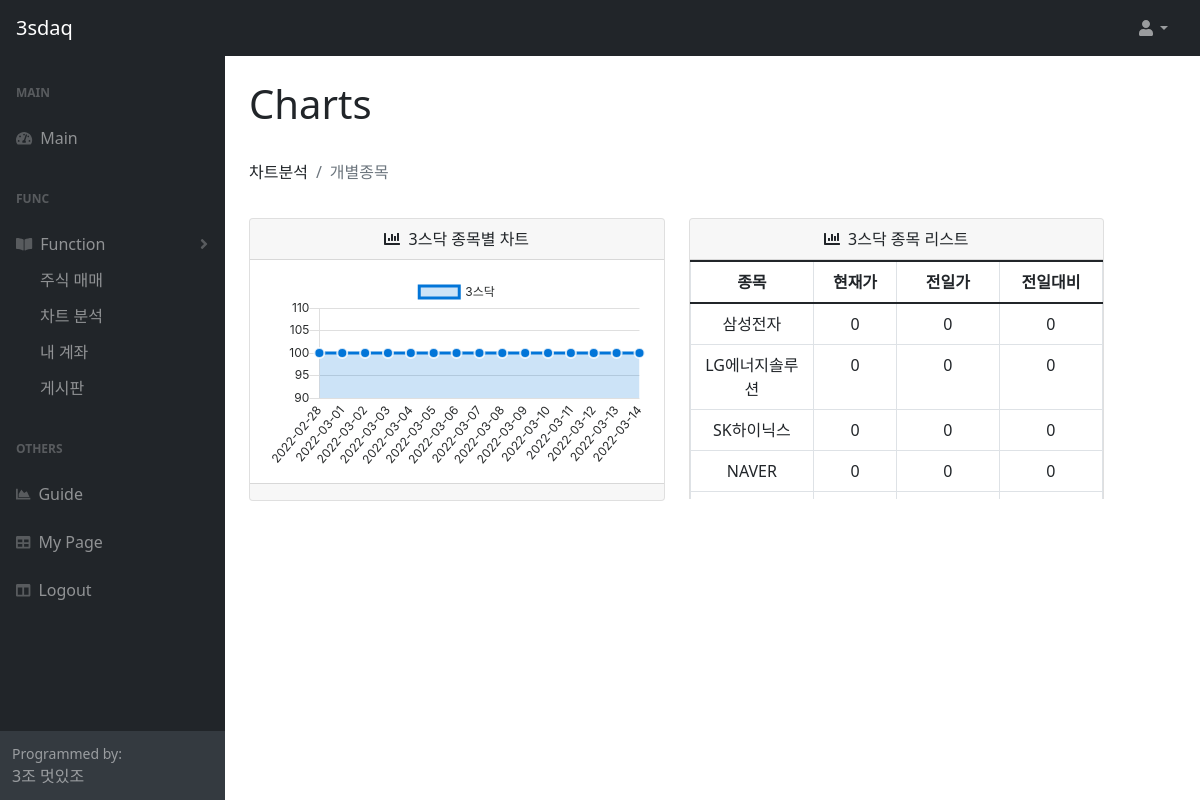
Before: /trade/sTrade_charts/ (signed in) with the older database file.
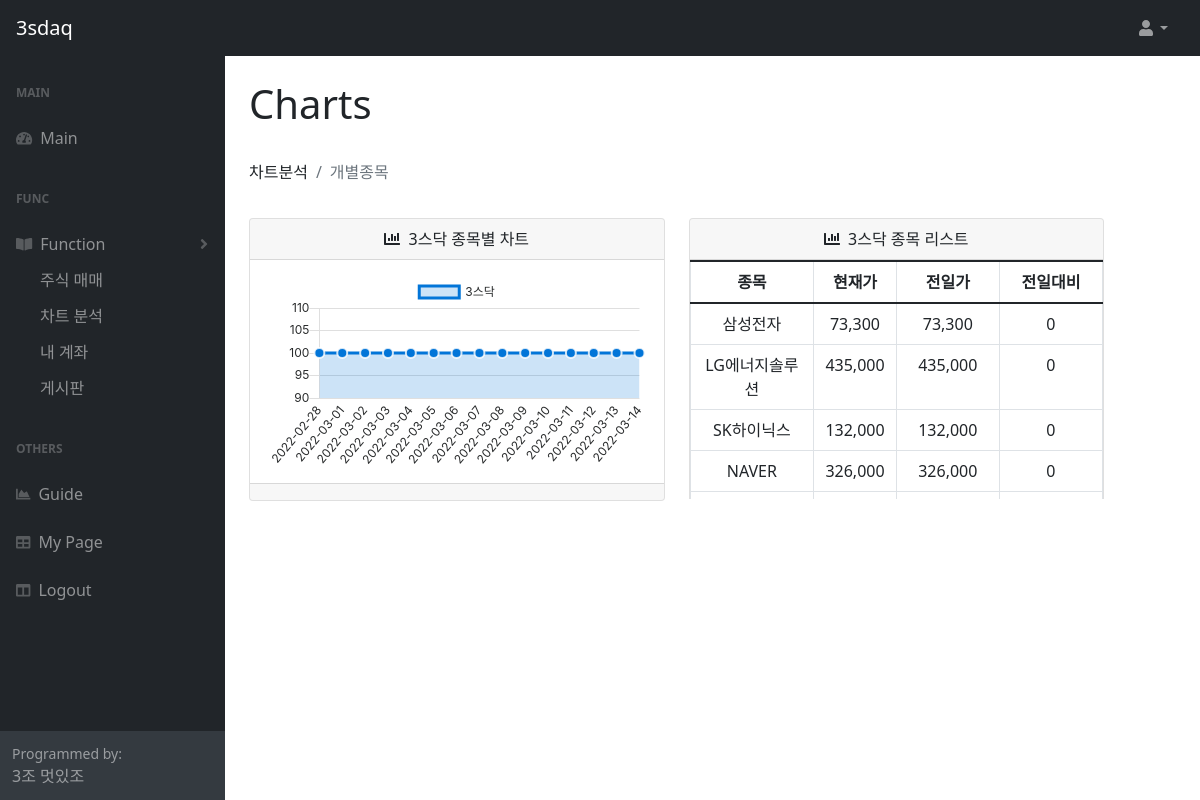
After: the same page with the newer database file.
### tradeApp/models.py (models this page shows)
class Comp(models.Model):
    code    = models.IntegerField(primary_key = True)
    name  = models.CharField(max_length=500)
    type  = models.CharField(max_length=100)
    vol   = models.IntegerField(default=100)
    d_1price = models.IntegerField(default=0)
    regdate = models.DateTimeField(auto_now=True)
    u_date = models.DateTimeField(null=True)

### tradeApp/views.py (the view)
# urls.py: path('sTrade_charts/', views.sTrade_charts, name='sTrade_charts'),
def sTrade_charts(request):
    print(">>>> sTrade_charts")
    typeST = request.POST.get('typeST', '')
    user_id = request.POST.get('user_id', '')
    user_id = request.session['user_id']
    d_day = '-0 day'
    market_price = query_market_price(d_day)
    for value in market_price:
        value['price'] = getComma(value['price'])
        value['d_1price'] = getComma(value['d_1price'])
        value['change'] = getComma(value['change'])
        value['ch_rate'] = str(value['ch_rate']) + "%"
    context = {
        'sTrades': market_price,
    }
    if(typeST == 'update'):
        return JsonResponse(context, safe=False)
    else:
        return render(request, 'sTrade/charts.html', context)

### tradeApp/views.py (called while the page is built)
def query_db(query, args=(), one=False):
    con = sqlite3.connect(dbURL)
    cur = con.cursor()
    cur.execute(query, args)
    con.commit()
    r = [dict((cur.description[i][0], value) \
               for i, value in enumerate(row)) for row in cur.fetchall()]
    cur.connection.close()
    con.close()
    return (r[0] if r else None) if one else r

def query_market_price(d_day):
    query_txt = " select * from"
    query_txt += " (  select A.code, A.name, ifnull(B.price,A.d_1price) as price , A.d_1price, (ifnull(B.price,A.d_1price) - A.d_1price) AS change,"
    query_txt += "           round(CAST((ifnull(B.price,A.d_1price) - A.d_1price) AS FLOAT)/CAST(A.d_1price AS FLOAT) * 100, 2) as ch_rate, sum_tquan"
    query_txt += "    from tradeApp_comp  A"
    query_txt += "    left join (select * , sum(tquan) as sum_tquan"
    query_txt += "          from (select * from tradeApp_order where tradeyn = 'Y' and time2 > (select strftime('%Y-%m-%d', 'now', 'localtime', '"+d_day+"')) order by time2 desc)"
    query_txt += "          group by code) B"
    query_txt += "    on (A.code = B.code)"
    query_txt += " )"
    query_txt += " order by code"
    return query_db(query_txt)

def getComma(value):
    str_value = str(value)
    new_value = ""
    for i, v in enumerate(range(len(str_value), 0,-1)):
        if(i%3 == 0 and i != 0):
            new_value = "," + new_value
        new_value = str_value[v-1] + new_value
    return new_value

### tradeApp/templates/sTrade/charts.html (shortened to what this page needs)
{% include 'header.html' %}
{% block content %}
<main>
    <ol class="breadcrumb mb-4">
        <li class="breadcrumb-item">차트분석</a></li>
        <li class="breadcrumb-item active">개별종목</li>
    </ol>
    <div style="height:10px;"></div>
    <div class="row">
        <div class="col-lg-6">
            <div id="chart_size" class="card mb-4">
                <div class="card-header"  align="center">
                    <i class="fas fa-chart-bar me-1"></i>
                    3스닥 종목별 차트
                </div>
                <div class="card-body" ><canvas id="myAreaChart" width="100%" height="50"></canvas></div>
                <div class="card-footer small text-muted"></div>
            </div>
        </div>
        <div class="" id="first" >
            <div class="card mb-4">
                <div class="card-header" align="center">
                    <i class="fas fa-chart-bar me-1"></i>
                    3스닥 종목 리스트
                </div>
            <div>
            <table class="table table-bordered"  align="left" style="width:100%; height:50%">
                <colgroup>
                    <col width="30%" />
                    <col width="20%" />
                    <col width="25%" />
                    <col width="25%" />
                </colgroup>
                <thead>
                    <tr align="center">
                        <th>종목</th><th>현재가</th><th>전일가</th><th>전일대비</th>
                    </tr>
                </thead>
                <tbody id="tbody" stype="height:300px; width:100%;">
                    {% for sTrade in sTrades %}
                    <tr id="now_sTrade_{{forloop.counter0}}" copyId="now_sTrade_{{forloop.counter0}}" trCode="{{sTrade.code}}" onclick="detail_order_click(this);" style='text-align: center;'>
                        <td name="name" id="td_sTrade_name_{{forloop.counter0}}">{{sTrade.name}}</td>
                        <td name="price" id="td_sTrade_price_{{forloop.counter0}}">{{sTrade.price}}</td>
                        <td name="d_1price" id="td_sTrade_d_1price_{{forloop.counter0}}">{{sTrade.d_1price}}</td>
                        <td name="change" id="td_sTrade_change_{{forloop.counter0}}">{{sTrade.change}}</td>
                    </tr>
                    {% endfor %}
                </tbody>
            </table>
        </div>
    </div>
</main>
<script>
$(document).ready(function(){
    updatesTrade();
    $('#header_main_title').text("Charts");
    $('#first').height($('#chart_size').height());
    detail_order_click( $('#now_sTrade_0') );
});
</script>
<script>
Chart.defaults.global.defaultFontFamily = '-apple-system,system-ui,BlinkMacSystemFont,"Segoe UI",Roboto,"Helvetica Neue",Arial,sans-serif';
Chart.defaults.global.defaultFontColor = '#292b2c';
// 차트 x축 y축 값 선언
var testlabels =  ['2022-02-28', '2022-03-01', '2022-03-02', '2022-03-03', '2022-03-04', '2022-03-05', '2022-03-06', '2022-03-07', '2022-03-08', '2022-03-09', '2022-03-10', '2022-03-11', '2022-03-12', '2022-03-13', '2022-03-14']
var testdata = [100,100,100,100,100,100,100,100,100,100,100,100,100,100,100]
// Area Chart Example
var ctx = document.getElementById("myAreaChart");
var myLineChart = new Chart(ctx, {
    type: 'line',
    data: {
        labels: testlabels ,
        datasets: [{
            label: "3스닥",
            lineTension: 0.3,
            backgroundColor: "rgba(2,117,216,0.2)",
            borderColor: "rgba(2,117,216,1)",
            pointRadius: 5,
            pointBackgroundColor: "rgba(2,117,216,1)",
            pointBorderColor: "rgba(255,255,255,0.8)",
            pointHoverRadius: 5,
            pointHoverBackgroundColor: "rgba(2,117,216,1)",
            pointHitRadius: 50,
            pointBorderWidth: 2,
            data: testdata ,
        }],
    },
    options: {
        plugins: {
            title: {
                display: true,
                text: 'TEST'
            }
        },
        scales: {
            xAxes: [{
                time: {
                    unit: 'date'
                },
                gridLines: {
                    display: false
                },
                ticks: {
                    maxTicksLimit: 15
                }
            }],
            yAxes: [{
                ticks: {
                    min: 90,
                    max: 110,
                    maxTicksLimit: 5
                },
                gridLines: {
                    color: "rgba(0, 0, 0, .125)",
                }
            }],
        },
        legend: {
          display: true
        }
    }
});
</script>
{% endblock %}
{% include 'footer.html'%}

### web/templates/header.html (shortened to what this page needs)
<!DOCTYPE html>
{% load static %}
<html lang="en">
<head>
    <link href="https://cdn.jsdelivr.net/npm/simple-datatables@latest/dist/style.css" rel="stylesheet" />
    <link href="{% static 'css/styles.css'%}" rel="stylesheet" />
</head>
<body class="sb-nav-fixed">
<nav class="sb-topnav navbar navbar-expand navbar-dark bg-dark">
    <a class="navbar-brand ps-3" href="../../bbs/index">3sdaq</a>
    <ul class="navbar-nav ms-auto ms-md-0 me-3 me-lg-4">
        <li class="nav-item dropdown">
            <a class="nav-link dropdown-toggle" id="navbarDropdown" href="#" role="button" data-bs-toggle="dropdown" aria-expanded="false"><i class="fas fa-user fa-fw"></i></a>
        </li>
    </ul>
</nav>
<div id="layoutSidenav">
    <div id="layoutSidenav_nav">
        <nav class="sb-sidenav accordion sb-sidenav-dark" id="sidenavAccordion">
            <div class="sb-sidenav-menu">
                <div class="nav">
                    <div class="sb-sidenav-menu-heading">MAIN</div>
                    <a class="nav-link" href="../../bbs/index">
                        <div class="sb-nav-link-icon"><i class="fas fa-tachometer-alt"></i></div>
                        Main
                    </a>
                    <div class="sb-sidenav-menu-heading">FUNC</div>
                    <a class="nav-link collapsed" href="#">
                        <div class="sb-nav-link-icon"><i class="fas fa-book-open"></i></div>
                        Function
                        <div class="sb-sidenav-collapse-arrow"><i class="fas fa-angle-down"></i></div>
                    </a>
                    <div class="" id="collapseLayouts" aria-labelledby="headingOne" >
                        <nav class="sb-sidenav-menu-nested nav">
                            <a class="nav-link" style="padding-top:0px;" href="../../trade/sTrade_list">주식 매매</a>
                            <a class="nav-link" style="padding-top:0px;" href="../../trade/sTrade_charts">차트 분석</a>
                            <a class="nav-link" style="padding-top:0px;" href="../../trade/sTrade_myAccount">내 계좌</a>
                            <a class="nav-link" style="padding-top:0px;" href="../../notice/index">게시판</a>
                        </nav>
                    </div>
                    <div class="sb-sidenav-menu-heading">Others</div>
                    <a class="nav-link" href="../../user/aboutUs2">
                        <div class="sb-nav-link-icon"><i class="fas fa-chart-area"></i></div>
                        Guide
                    </a>
                    <a class="nav-link" href="../../user/mypage">
                        <div class="sb-nav-link-icon"><i class="fas fa-table"></i></div>
                        My Page
                    </a>
                    <a class="nav-link" href="../../bbs/logout">
                        <div class="sb-nav-link-icon"><i class="fas fa-columns"></i></div>
                        Logout
                    </a>
                </div>
            </div>
            <div class="sb-sidenav-footer">
                <div class="small">Programmed by:</div>
                3조 멋있조
            </div>
        </nav>
    </div>
    <div id="layoutSidenav_content">
        <main>
            <div class="container-fluid px-4">
                <h1 id="header_main_title" class="mt-4"></h1>
                <br>
                <div class="row">
                    <div class="col-xl-3 col-md-6">
                        <div class="sel">

### web/templates/footer.html (shortened to what this page needs)
                    </div>
                </main>
            </div>
        </div>
    </body>
</html>

### web/templates/header.html (style rules this page uses)
.sel { width:400% }

### tradeApp/templates/sTrade/charts.html (style rules this page uses)
#first { display:inline-block; width:50%; height:400px; float: left; position: relative; left: 0%; overflow-y: auto; }

Changed rows visible on the page:
changed Comp "삼성전자": price "0" → "73,300"; d_1price "0" → "73,300"
changed Comp "LG에너지솔루션": price "0" → "435,000"; d_1price "0" → "435,000"
changed Comp "SK하이닉스": price "0" → "132,000"; d_1price "0" → "132,000"
changed Comp "NAVER": price "0" → "326,000"; d_1price "0" → "326,000"
